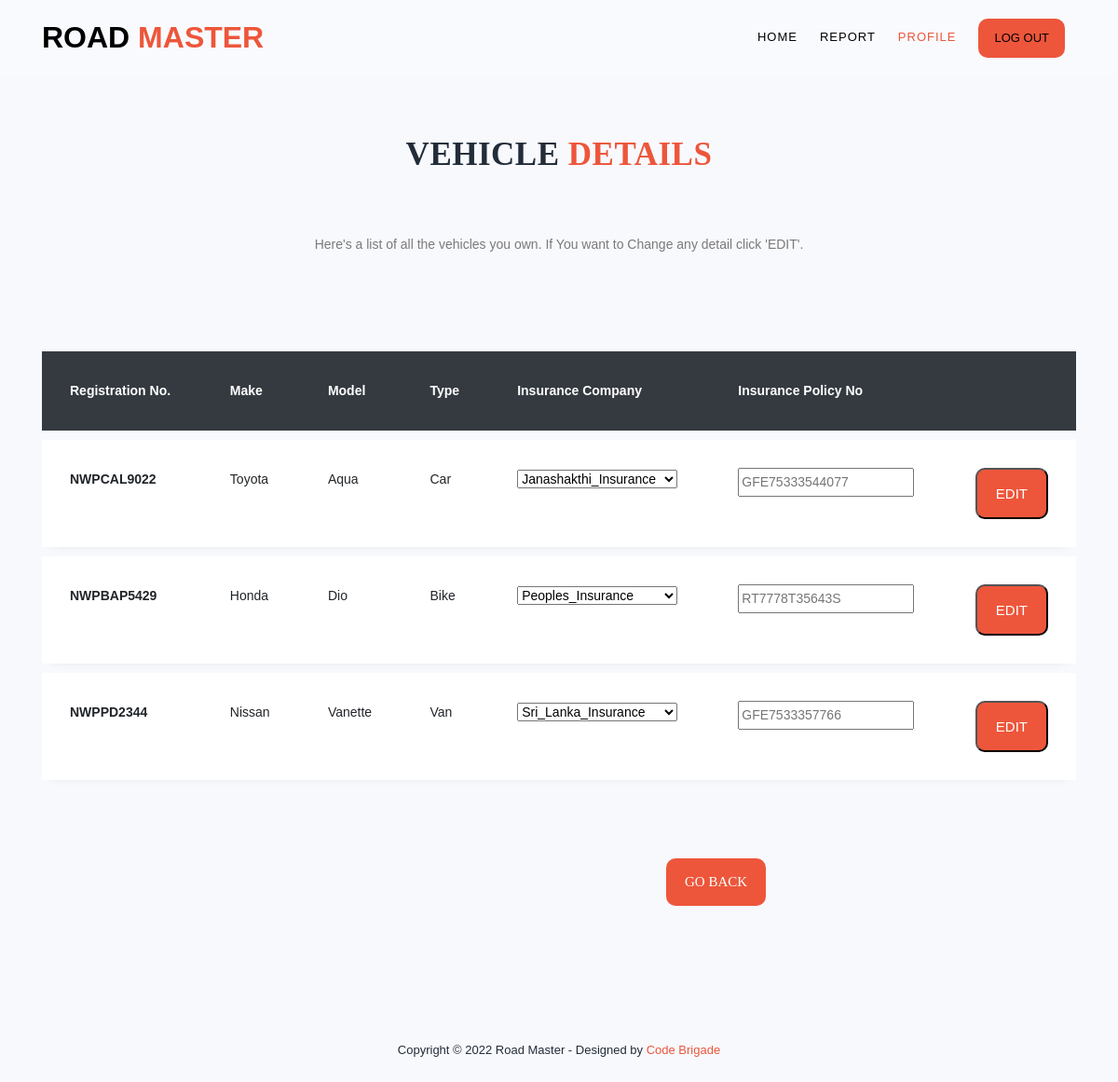
Page /Vehiupdate.php (signed in) on the committed database.
### tables this page shows
CREATE TABLE `vehicle` (
  `Vehicle_Id` int(11) NOT NULL,
  `Registration_No` varchar(10) NOT NULL,
  `Insurance_Company` varchar(100) NOT NULL,
  `Insurance_Policy_No` varchar(50) NOT NULL,
  `Type` varchar(20) NOT NULL,
  `Make` varchar(50) NOT NULL,
  `Model` varchar(50) NOT NULL,
  `Driver_Id` int(11) NOT NULL,
  `Date` date NOT NULL DEFAULT current_timestamp()
);

### functions.php (called while the page is built, shortened)
<?php
function check_login($con)
{
	if(isset($_SESSION['D_Id']))
	{
		$id = $_SESSION['D_Id'];
		$query = "select * from Driver where Driver_Id = '$id' limit 1";
		$result = mysqli_query($con,$query);
		if($result && mysqli_num_rows($result) > 0)
		{
			$user_data = mysqli_fetch_assoc($result);
			return $user_data;
		}
	}
}
?>

### Vehiupdate.php (the view, shortened to what this page needs)
<?php
     include("connection.php");
     include("functions.php");
     $userdata=check_login($con);
?>
<!DOCTYPE html>
<html lang="en">
  <head>
    <link rel="stylesheet" type="text/css" href="assets/css/bootstrap.min.css">
    <link rel="stylesheet" type="text/css" href="assets/css/font-awesome.css">
    <link rel="stylesheet" href="assets/css/test2.css">
    <link rel="stylesheet" type="text/css" href="assets/css/bootstrap.css" />
    <link href="assets/css/style.css" rel="stylesheet" />
    <link href="assets/css/style1.css" rel="stylesheet" />
    <link href="assets/css/responsive.css" rel="stylesheet" />
    </head>
    <body>
    <header class="header-area header-sticky">
      <div class="container">
          <div class="row">
              <div class="col-12">
              <nav class="main-nav">
                      <a href="Home.php" class="logo">Road<em> Master</em></a>
                      <ul class="nav">
                            <li class="scroll-to-section"><a href="home.php">Home</a></li>
                            <?php
                                if(!(isset($_SESSION['D_Id']))){echo"
                                    <li class='main-button'><a href='Login.php'>Log In</a></li>";
                                }
                                else{echo"
                                    <li class='scroll-to-section'><a href='#rep' >Report</a></li>
                                    <li class='scroll-to-section'><a href='profile.php' class='active'>Profile</a></li>
                                    <li class='main-button'><a href='logout.php'>Log Out</a></li>";}
                                ?>
                        </ul>
                  </nav>
              </div>
          </div>
      </div>
  </header>
    <div class="container">
        <div class="row">
            <div class="col-lg-6 offset-lg-3">
                <div class="section-heading">
                    <h2 style= "font-size:35px ; font-family:Aachen BT">Vehicle <em>Details</em></h2>
                   <br>
                   <br>
                    <p>Here's a list of all the vehicles you own. If You want to Change any detail click 'EDIT'.</p>
                </div>
            </div>
        </div>
    </div>
<section class="ftco-section">
		<div class="container" style="margin-top:-100px;">
			<div class="row">
				<div class="col-md-12">
					<div class="table-wrap">
						<table class="table">
						  <thead class="thead-dark">
						    <tr>
						      <th>Registration No.</th>
						      <th>Make</th>
						      <th>Model</th>
						      <th>Type</th>
						      <th>Insurance Company</th>
						      <th>Insurance Policy No</th>
						      <th>&nbsp;</th>
						    </tr>
						  </thead>
						  <tbody>
                              <?php
                                $Did = $userdata['Driver_Id'];
                                $sqry="SELECT * FROM vehicle where Driver_Id = $Did";
                                if(!($squ= mysqli_query($con,$sqry)))
                                {
                                    echo"Data retrival failed";
                                }
                                while( $row = mysqli_fetch_assoc($squ) )
                                {
                                echo"
                                <tr class='alert' role='alert'>
                                <th scope='row'>{$row['Registration_No']}</th>
                                <td>{$row['Make']}</td>
                                <td>{$row['Model']}</td>
                                <td>{$row['Type']}</td>
                                <form method='post' action='Vehiupdate.php'>
                                <td>
                                <select name='InCom' id='InCom'>
                                <option value=''>{$row['Insurance_Company']}</option>
                                <option value='Sri_Lanka_Insurance'>Sri Lanka Insurance</option>
                                <option value='Janashakthi_Insurance'>Janashakthi Insurance</option>
                                <option value='Ceylinco'>Ceylinco</option>
                                <option value='Assetline_Leasing'>Assetline Leasing</option>
                                <option value='Peoples_Insurance'>People's Insurance PLC</option>
                                <option value='Vallible_Finance'>Vallible_Finance</option>
                              </select></td>
                                <td><input type='text' name='InCoPol' Placeholder='{$row['Insurance_Policy_No']}'></td>
                                <td width='100px'>
                                    <!-- <a href='#' class='close' data-dismiss='alert' aria-label='Close'>
                                  <span aria-hidden='true'><i class='fa fa-close'></i></span> -->
                                    <input type='hidden' name='Vid' value='{$row['Vehicle_Id']}'>
                                  <div class='trainer-item'>
                                      <div >
                                          <div class='main-button'>
                                          <input type='Submit' value='EDIT'></div>
                                      </div>
                                  </div>
                              </td>
                              </form>
                              </tr>"
                              ;}
                              ?>
						  </tbody>
						</table>
					</div>
				</div>
			</div>
		</div>
        <br>
        <br>
            <div class="col-lg-2 offset-lg-9" style=" margin-left: 700px; margin-right: auto;">
                <div class="trainer-item" >
                    <div >
                    <div class="main-button"><a  style= " font-family:Aachen BT; "href="Vehiedit.php">Go Back</a></div>
                    </div>
                </div>
            </div>
	</section>
    <footer>
      <div class="container">
          <div class="row">
              <div class="col-lg-12">
              <p>Copyright &copy; 2022 Road Master - Designed by <a rel="nofollow" href="Home.php" class="tm-text-link" >Code Brigade</a></p>
              </div>
          </div>
      </div>
  </footer>
  </body>
</html>

### assets/css/test2.css (style rules this page uses)
html, body, div, span, applet, object, iframe, h1, h2, h3, h4, h5, h6, p, blockquote, div pre, a, abbr, acronym, address, big, cite, code, del, dfn, em, font, img, ins, kbd, q, s, samp, small, strike, strong, sub, sup, tt, var, b, u, i, center, dl, dt, dd, ol, ul, li, figure, header, nav, section, article, aside, footer, figcaption { margin: 0; padding: 0; border: 0; outline: 0; }
ul, li { padding: 0; margin: 0; list-style: none; }
header, nav, section, article, aside, footer, hgroup { display: block; }
* { box-sizing: border-box; }
html, body { font-family: 'Poppins', sans-serif; font-weight: 400; background-color: #fff; font-size: 16px; -ms-text-size-adjust: 100%; -webkit-font-smoothing: antialiased; -moz-osx-font-smoothing: grayscale; }
a { text-decoration: none !important; }
h1, h2, h3, h4, h5, h6 { margin-top: 0px; margin-bottom: 0px; }
ul { margin-bottom: 0px; }
p { font-size: 14px; line-height: 25px; color: #7a7a7a; }
html, body { background: #fff; font-family: 'Poppins', sans-serif; }
.section-heading { text-align: center; margin-top: 140px; margin-bottom: 80px; }
.section-heading h2 { font-size: 28px; font-weight: 800; color: #232d39; text-transform: uppercase; letter-spacing: 0.5px; margin-top: 0px; margin-bottom: 0px; }
.section-heading h2 em { font-style: normal; color: #ed563b; }
.main-button a { display: inline-block; font-size: 15px; padding: 12px 20px; background-color: #ed563b; border-radius: 10px; color: #fff; text-align: center; font-weight: 400; text-transform: uppercase; transition: all .3s; }
.main-button input { display: inline-block; font-size: 15px; padding: 12px 20px; background-color: #ed563b; border-radius: 10px; color: #fff; text-align: center; font-weight: 400; text-transform: uppercase; transition: all .3s; }
.header-area { position: absolute; top: 0px; left: 0px; right: 0px; z-index: 100; height: 80px; background: rgba(250,250,250,0.1); -webkit-transition: all .5s ease 0s; -moz-transition: all .5s ease 0s; -o-transition: all .5s ease 0s; transition: all .5s ease 0s; }
.header-area .main-nav { min-height: 80px; background: transparent; }
.header-area .main-nav .logo { line-height: 80px; color: rgb(0, 0, 0); font-size: 32px; font-weight: 800; text-transform: uppercase; float: left; -webkit-transition: all 0.3s ease 0s; -moz-transition: all 0.3s ease 0s; -o-transition: all 0.3s ease 0s; transition: all 0.3s ease 0s; }
.header-area .main-nav .logo em { font-style: normal; color: #ed563b; font-weight: 900; }
.header-area .main-nav .nav { float: right; margin-top: 27px; margin-right: 0px; background-color: transparent; -webkit-transition: all 0.3s ease 0s; -moz-transition: all 0.3s ease 0s; -o-transition: all 0.3s ease 0s; transition: all 0.3s ease 0s; position: relative; z-index: 999; }
.header-area .main-nav .nav li { padding-left: 20px; padding-right: 20px; }
.header-area .main-nav .nav li a { display: block; font-weight: 500; font-size: 13px; color: #7a7a7a; text-transform: uppercase; -webkit-transition: all 0.3s ease 0s; -moz-transition: all 0.3s ease 0s; -o-transition: all 0.3s ease 0s; transition: all 0.3s ease 0s; height: 40px; line-height: 40px; border: transparent; letter-spacing: 1px; }
.header-area .main-nav .nav li a { color: rgb(0, 0, 0); }
.header-area .main-nav .nav li:last-child a { display: inline-block; font-size: 13px; padding: 11px 17px; background-color: #ed563b; color: rgb(0, 0, 0); text-align: center; font-weight: 400; letter-spacing: 0px; text-transform: uppercase; transition: all .3s; height: auto; line-height: 20px; }
.header-area .main-nav .nav li:hover a, .header-area .main-nav .nav li a.active { color: #ed563b!important; opacity: 1; }
.header-area.header-sticky { min-height: 80px; }
.header-area.header-sticky .nav { margin-top: 20px !important; }
.header-area.header-sticky .nav li a.active { color: #ed563b; }
@media (max-width: 1200px) { .header-area .main-nav .nav li { padding-left: 12px; padding-right: 12px; } }
@media (max-width: 1200px) { .header-area .main-nav:before { display: none; } }
@media (min-width: 767px) { .header-area .main-nav .nav { display: flex !important; } }
footer { text-align: center; padding: 30px 0px; }
footer p { color: #232d39; font-size: 13px; }
footer p a { cursor: pointer; color: #ed563b; }

### assets/css/style.css (style rules this page uses)
body { font-family: "Open Sans", sans-serif; background-color: #fffcf4; }
a, a:hover, a:focus { text-decoration: none; }

### rows in the picture
vehicle: Registration_No "NWPCAL9022", Make "Toyota", Model "Aqua", Type "Car", InCom "Janashakthi_Insurance", InCoPol "GFE75333544077"
vehicle: Registration_No "NWPBAP5429", Make "Honda", Model "Dio", Type "Bike", InCom "Peoples_Insurance", InCoPol "RT7778T35643S"
vehicle: Registration_No "NWPPD2344", Make "Nissan", Model "Vanette", Type "Van", InCom "Sri_Lanka_Insurance", InCoPol "GFE7533357766"
